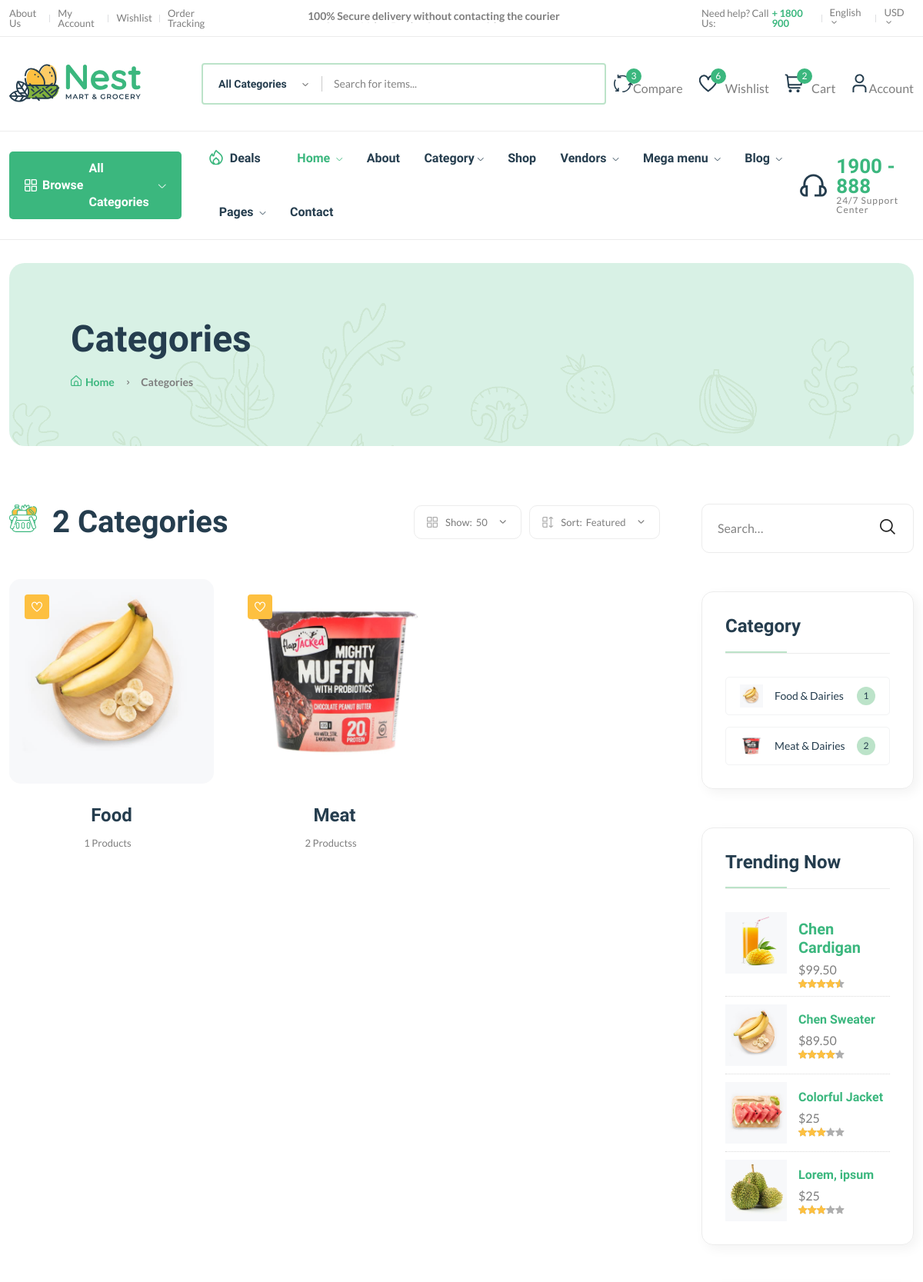
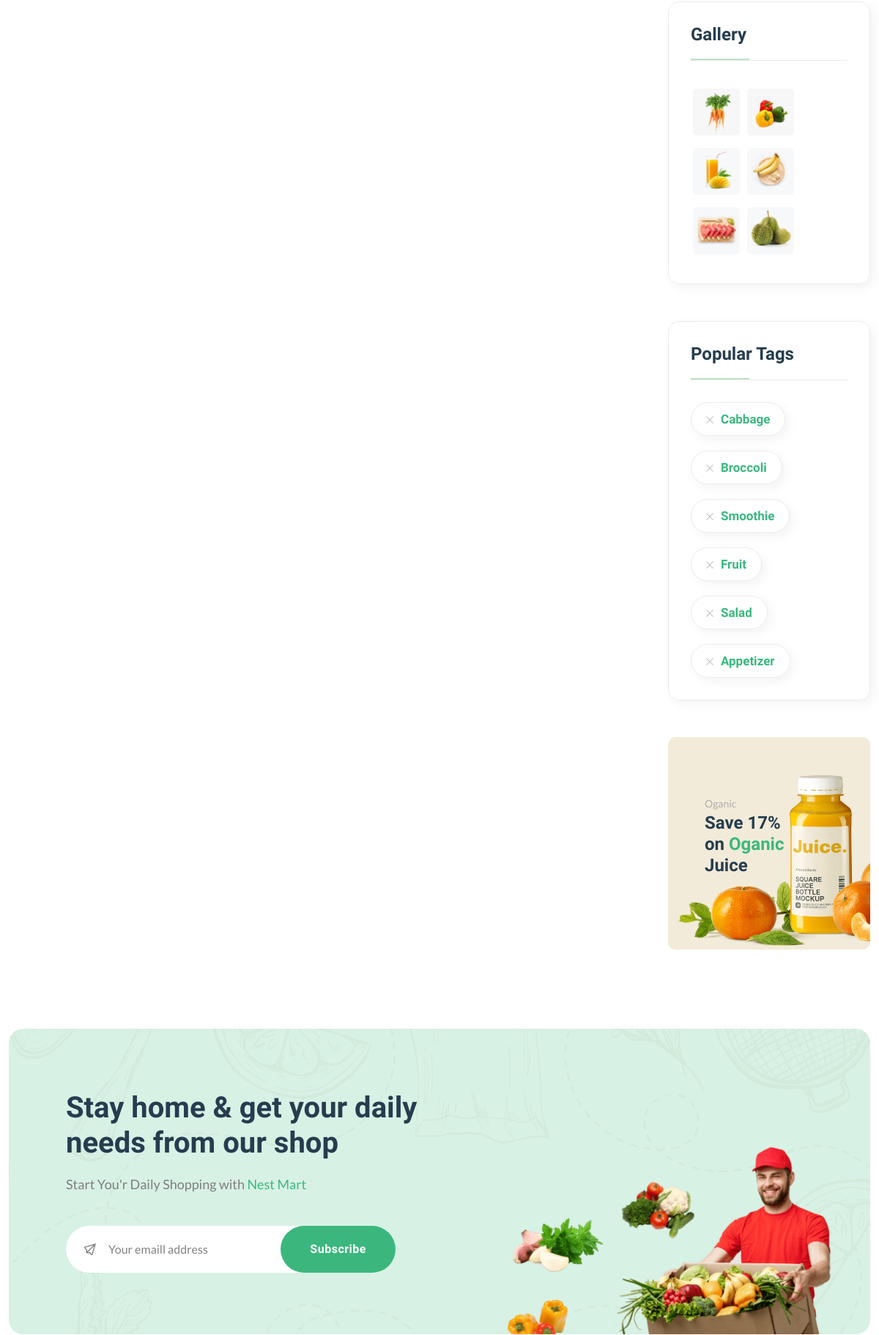
The app's page /category/ (signed in, upper part) with its own data (2 pictures, top to bottom).
### core/models.py (models this page shows, shortened)
class Category(models.Model):
    cid = ShortUUIDField(unique=True, length=10, max_length=20, prefix="cat", alphabet="abcdefgh12345")
    title = models.CharField(max_length=100, default="Food")
    image = models.ImageField(upload_to="category", default="category.jpg")
    class Meta:
        verbose_name = "Category"
        verbose_name_plural = "Categories"

### core/views.py (the view)
# urls.py: path("category/", views.category_list_view, name="category-list"),
def category_list_view(request):
    categories = Category.objects.all().annotate(product_count=Count("category"))
    context = {
        "categories": categories
    }
    return render(request, "main/core/category-list.html", context)

### core/context_processor.py (called while the page is built)
def default(request):
    categories = Category.objects.all()
    address = Address.objects.get(user=request.user)
    return {
        'categories': categories,
        'address': address
    }

### templates/main/core/category-list.html (shortened to what this page needs)
{% extends "main/components/_layout.html" %}
{% load static %}
{% block content %}
    <main class="main">
        <div class="page-header mt-30 mb-75">
            <div class="container">
                <div class="archive-header">
                    <div class="row align-items-center">
                        <div class="col-xl-3">
                            <h1 class="mb-15">Categories</h1>
                            <div class="breadcrumb">
                                <a href="index.html" rel="nofollow"><i class="fi-rs-home mr-5"></i>Home</a>
                                <span></span> Categories
                            </div>
                        </div>
                    </div>
                </div>
            </div>
        </div>
        <div class="page-content mb-50">
            <div class="container">
                <div class="row">
                    <div class="col-lg-9">
                        <div class="shop-product-fillter mb-50 pr-30">
                            <div class="totall-product">
                                <h2>
                                    <img class="w-36px mr-10" src="{% static 'main/imgs/theme/icons/category-1.svg' %}"
                                         alt=""/>
                                    {{ categories.count }} Categories
                                </h2>
                            </div>
                            <div class="sort-by-product-area">
                                <div class="sort-by-cover mr-10">
                                    <div class="sort-by-product-wrap">
                                        <div class="sort-by">
                                            <span><i class="fi-rs-apps"></i>Show:</span>
                                        </div>
                                        <div class="sort-by-dropdown-wrap">
                                            <span> 50 <i class="fi-rs-angle-small-down"></i></span>
                                        </div>
                                    </div>
                                </div>
                                <div class="sort-by-cover">
                                    <div class="sort-by-product-wrap">
                                        <div class="sort-by">
                                            <span><i class="fi-rs-apps-sort"></i>Sort:</span>
                                        </div>
                                        <div class="sort-by-dropdown-wrap">
                                            <span>Featured <i class="fi-rs-angle-small-down"></i></span>
                                        </div>
                                    </div>
                                </div>
                            </div>
                        </div>
                        <div class="loop-grid pr-30">
                            <div class="row">
                                {% for c in categories %}
                                    <article class="col-xl-4 col-lg-6 col-md-6 text-center hover-up mb-30 animated">
                                        <div class="post-thumb">
                                            <a href="{% url "core:category-product-list" c.cid %}">
                                                <img class="border-radius-15"
                                                     src="{{ c.image.url }}" alt="{{ c.title }}"/>
                                            </a>
                                            <div class="entry-meta">
                                                <a class="entry-meta meta-2" href="blog-category-grid.html"><i
                                                        class="fi-rs-heart"></i></a>
                                            </div>
                                        </div>
                                        <div class="entry-content-2">
                                            <h4 class="post-title mb-15">
                                                <a href="{% url "core:category-product-list" c.cid %}">{{ c.title }} </a>
                                            </h4>
                                            <div class="entry-meta font-xs color-grey mt-10 pb-10">
                                                <div>
                                                    <span class="hit-count mr-10">{{ c.category.count }} Products{{ c.category.count|pluralize }}</span>
                                                </div>
                                            </div>
                                        </div>
                                    </article>
                                {% endfor %}
                            </div>
                        </div>
                    </div>
                    <div class="col-lg-3 primary-sidebar sticky-sidebar">
                        <div class="widget-area">
                            <div class="sidebar-widget-2 widget_search mb-50">
                                <div class="search-form">
                                    <form action="#">
                                        <input type="text" placeholder="Search…"/>
                                        <button type="submit"><i class="fi-rs-search"></i></button>
                                    </form>
                                </div>
                            </div>
                            <div class="sidebar-widget widget-category-2 mb-50">
                                <h5 class="section-title style-1 mb-30">Category</h5>
                                <ul>
                                    {% for c in categories %}
                                        <li>
                                            <a href="shop-grid-right.html"> <img
                                                    src="{{c.image.url}}" alt="{{ c.title }}"/>{{ c.title }}
                                                & Dairies</a><span class="count">{{ c.category.count }}</span>
                                        </li>
                                    {% endfor %}
                                </ul>
                            </div>
                            <div class="sidebar-widget product-sidebar mb-50 p-30 bg-grey border-radius-10">
                                <h5 class="section-title style-1 mb-30">Trending Now</h5>
                                <div class="single-post clearfix">
                                    <div class="image">
                                        <img src="{% static 'main/imgs/shop/thumbnail-3.jpg' %}" alt="#"/>
                                    </div>
                                    <div class="content pt-10">
                                        <h5><a href="shop-product-detail.html">Chen Cardigan</a></h5>
                                        <p class="price mb-0 mt-5">$99.50</p>
                                        <div class="product-rate">
                                            <div class="product-rating" style="width: 90%"></div>
                                        </div>
                                    </div>
                                </div>
                                <div class="single-post clearfix">
                                    <div class="image">
                                        <img src="{% static 'main/imgs/shop/thumbnail-4.jpg' %}" alt="#"/>
                                    </div>
                                    <div class="content pt-10">
                                        <h6><a href="shop-product-detail.html">Chen Sweater</a></h6>
                                        <p class="price mb-0 mt-5">$89.50</p>
                                        <div class="product-rate">
                                            <div class="product-rating" style="width: 80%"></div>
                                        </div>
                                    </div>
                                </div>
                                <div class="single-post clearfix">
                                    <div class="image">
                                        <img src="{% static 'main/imgs/shop/thumbnail-5.jpg' %}" alt="#"/>
                                    </div>
                                    <div class="content pt-10">
                                        <h6><a href="shop-product-detail.html">Colorful Jacket</a></h6>
                                        <p class="price mb-0 mt-5">$25</p>
                                        <div class="product-rate">
                                            <div class="product-rating" style="width: 60%"></div>
                                        </div>
                                    </div>
                                </div>
                                <div class="single-post clearfix">
                                    <div class="image">
                                        <img src="{% static 'main/imgs/shop/thumbnail-6.jpg' %}" alt="#"/>
                                    </div>
                                    <div class="content pt-10">
                                        <h6><a href="shop-product-detail.html">Lorem, ipsum</a></h6>
                                        <p class="price mb-0 mt-5">$25</p>
                                        <div class="product-rate">
                                            <div class="product-rating" style="width: 60%"></div>
                                        </div>
                                    </div>
                                </div>
                            </div>
                            <div class="sidebar-widget widget_instagram mb-50">
                                <h5 class="section-title style-1 mb-30">Gallery</h5>
                                <div class="instagram-gellay">
                                    <ul class="insta-feed">
                                        <li>
                                            <a href="#"><img class="border-radius-5"
                                                             src="{% static 'main/imgs/shop/thumbnail-1.jpg' %}"
                                                             alt=""/></a>
                                        </li>
                                        <li>
                                            <a href="#"><img class="border-radius-5"
                                                             src="{% static 'main/imgs/shop/thumbnail-2.jpg' %}"
                                                             alt=""/></a>
                                        </li>
                                        <li>
                                            <a href="#"><img class="border-radius-5"
                                                             src="{% static 'main/imgs/shop/thumbnail-3.jpg' %}"
                                                             alt=""/></a>
                                        </li>
                                        <li>
                                            <a href="#"><img class="border-radius-5"
                                                             src="{% static 'main/imgs/shop/thumbnail-4.jpg' %}"
                                                             alt=""/></a>
                                        </li>
                                        <li>
                                            <a href="#"><img class="border-radius-5"
                                                             src="{% static 'main/imgs/shop/thumbnail-5.jpg' %}"
                                                             alt=""/></a>
                                        </li>
                                        <li>
                                            <a href="#"><img class="border-radius-5"
                                                             src="{% static 'main/imgs/shop/thumbnail-6.jpg' %}"
                                                             alt=""/></a>
                                        </li>
                                    </ul>
                                </div>
                            </div>
                            <div class="sidebar-widget widget-tags mb-50 pb-10">
                                <h5 class="section-title style-1 mb-30">Popular Tags</h5>
                                <ul class="tags-list">
                                    <li class="hover-up">
                                        <a href="blog-category-grid.html"><i class="fi-rs-cross mr-10"></i>Cabbage</a>
                                    </li>
                                    <li class="hover-up">
                                        <a href="blog-category-grid.html"><i class="fi-rs-cross mr-10"></i>Broccoli</a>
                                    </li>
                                    <li class="hover-up">
                                        <a href="blog-category-grid.html"><i class="fi-rs-cross mr-10"></i>Smoothie</a>
                                    </li>
                                    <li class="hover-up">
                                        <a href="blog-category-grid.html"><i class="fi-rs-cross mr-10"></i>Fruit</a>
                                    </li>
                                    <li class="hover-up mr-0">
                                        <a href="blog-category-grid.html"><i class="fi-rs-cross mr-10"></i>Salad</a>
                                    </li>
                                    <li class="hover-up mr-0">
                                        <a href="blog-category-grid.html"><i class="fi-rs-cross mr-10"></i>Appetizer</a>
                                    </li>
                                </ul>
                            </div>
                            <div class="banner-img wow fadeIn mb-50 animated d-lg-block d-none">
                                <img src="{% static 'main/imgs/banner/banner-11.png' %}" alt=""/>
                                <div class="banner-text">
                                    <span>Oganic</span>
                                    <h4>
                                        Save 17% <br/>
                                        on <span class="text-brand">Oganic</span><br/>
                                        Juice
                                    </h4>
                                </div>
                            </div>
                        </div>
                    </div>
                </div>
            </div>
        </div>
    </main>
{% endblock %}

### records on screen
Category: image (picture), title "Food", category.count "1"
Category: image (picture), title "Meat", category.count "2"

### other values on screen
{{ categories.count }} "2"
